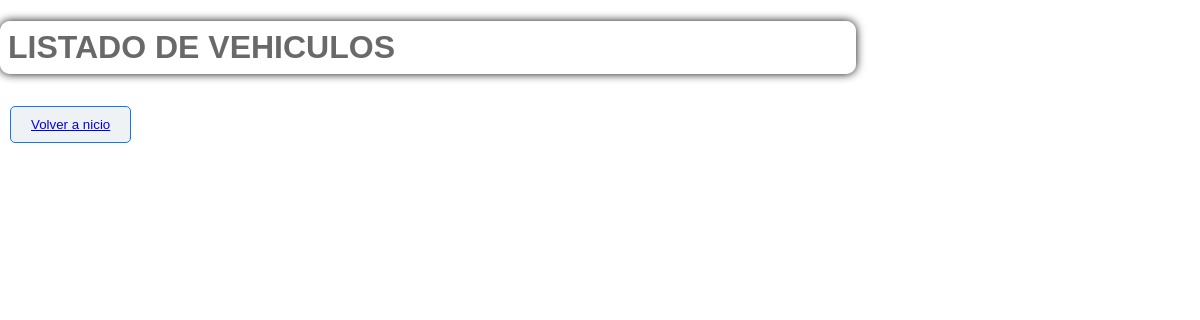
Before: /vehiculo/list with the older database file.
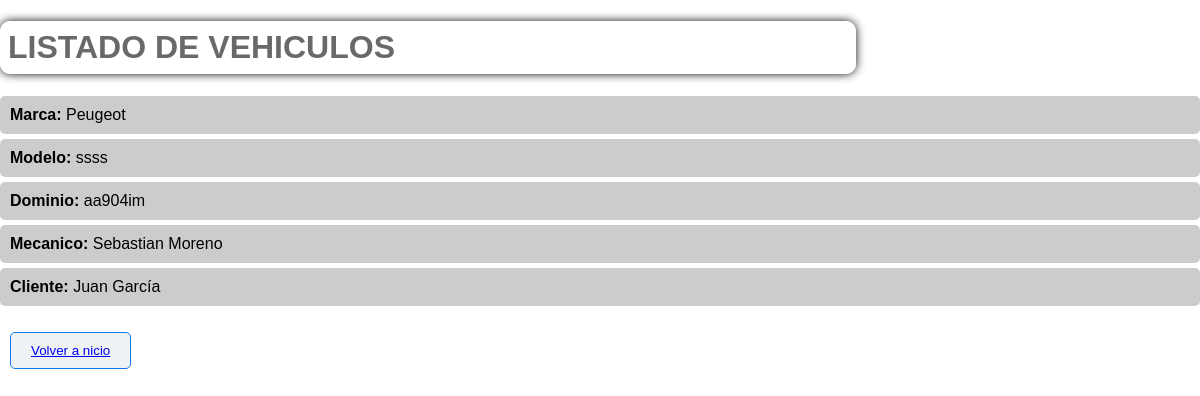
After: the same page with the newer database file.
### core/models.py (models this page shows, shortened)
class Vehiculo(models.Model):
    marca = models.CharField(max_length=50)
    modelo = models.CharField(max_length=50)
    dominio = models.CharField(max_length=50)
    mecanico = models.ForeignKey(Mecanico, on_delete=models.SET_NULL, null=True, blank=True)
    cliente = models.ForeignKey(Cliente, on_delete=models.SET_NULL, null=True, blank=True)

class Mecanico(models.Model):
    nombre = models.CharField(max_length=30)
    apellido = models.CharField(max_length=50)
    email = models.EmailField()
    def __str__(self) -> str:
        return f"{self.nombre} {self.apellido}"

class Cliente(models.Model):
    nombre = models.CharField(max_length=30)
    apellido = models.CharField(max_length=30)
    email = models.EmailField()
    def __str__(self) -> str:
        return f"{self.nombre} {self.apellido}"

### core/views.py (the view)
# urls.py: path("vehiculo/list", views.vehiculo_list, name="vehiculo_list"),
def vehiculo_list(request):
    consulta = models.Vehiculo.objects.all()
    contexto = {"vehiculo": consulta}
    return render(request, "core/vehiculo_list.html", contexto)

### core/templates/core/vehiculo_list.html (shortened to what this page needs)
{% extends 'core/base.html' %}
{% block contenido %}
<h1>LISTADO DE VEHICULOS</h1>
{% for vehiculo in vehiculo %}
<ul>
    <li>
        <strong>Marca:</strong> {{ vehiculo.marca }}
    </li>
    <li>
        <strong>Modelo:</strong> {{ vehiculo.modelo }}
    </li>
    <li>
        <strong>Dominio:</strong> {{ vehiculo.dominio }}
    </li>
    <li>
        <strong>Mecanico:</strong> {{ vehiculo.mecanico }}
    </li>
    <li>
        <strong>Cliente:</strong> {{ vehiculo.cliente }}
    </li>
</ul>
{% endfor %}
<button class="btn2"><a href="{% url 'index' %}">Volver a nicio</a></button>
{% endblock contenido %}

Changed rows visible on the page:
added Vehiculo: marca "Peugeot", modelo "ssss", dominio "aa904im", mecanico "Sebastian Moreno", cliente "Juan García"
